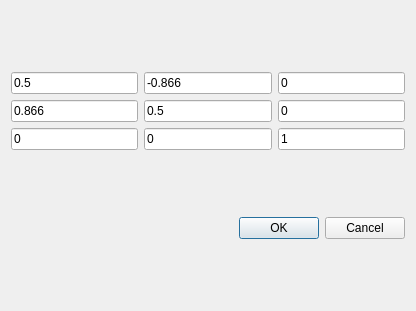
<?xml version="1.0" encoding="UTF-8"?>
<ui version="4.0">
 <class>RotateDlg</class>
 <widget class="QDialog" name="RotateDlg">
  <property name="geometry">
   <rect>
    <x>0</x>
    <y>0</y>
    <width>416</width>
    <height>311</height>
   </rect>
  </property>
  <property name="windowTitle">
   <string>Dialog</string>
  </property>
  <layout class="QVBoxLayout" name="verticalLayout">
   <item>
    <layout class="QGridLayout" name="gridLayout">
     <item row="0" column="0">
      <widget class="QLineEdit" name="lineEdit">
       <property name="text">
        <string>0.5</string>
       </property>
       <property name="readOnly">
        <bool>false</bool>
       </property>
      </widget>
     </item>
     <item row="1" column="0">
      <widget class="QLineEdit" name="lineEdit_4">
       <property name="text">
        <string>0.866</string>
       </property>
      </widget>
     </item>
     <item row="0" column="1">
      <widget class="QLineEdit" name="lineEdit_2">
       <property name="text">
        <string>-0.866</string>
       </property>
      </widget>
     </item>
     <item row="1" column="1">
      <widget class="QLineEdit" name="lineEdit_5">
       <property name="text">
        <string>0.5</string>
       </property>
       <property name="readOnly">
        <bool>false</bool>
       </property>
      </widget>
     </item>
     <item row="0" column="2">
      <widget class="QLineEdit" name="lineEdit_3">
       <property name="enabled">
        <bool>true</bool>
       </property>
       <property name="acceptDrops">
        <bool>true</bool>
       </property>
       <property name="text">
        <string>0</string>
       </property>
       <property name="readOnly">
        <bool>true</bool>
       </property>
      </widget>
     </item>
     <item row="2" column="0">
      <widget class="QLineEdit" name="lineEdit_7">
       <property name="text">
        <string>0</string>
       </property>
       <property name="readOnly">
        <bool>true</bool>
       </property>
      </widget>
     </item>
     <item row="2" column="1">
      <widget class="QLineEdit" name="lineEdit_8">
       <property name="text">
        <string>0</string>
       </property>
       <property name="readOnly">
        <bool>true</bool>
       </property>
      </widget>
     </item>
     <item row="1" column="2">
      <widget class="QLineEdit" name="lineEdit_6">
       <property name="text">
        <string>0</string>
       </property>
       <property name="readOnly">
        <bool>true</bool>
       </property>
      </widget>
     </item>
     <item row="2" column="2">
      <widget class="QLineEdit" name="lineEdit_9">
       <property name="text">
        <string>1</string>
       </property>
       <property name="readOnly">
        <bool>true</bool>
       </property>
      </widget>
     </item>
    </layout>
   </item>
   <item>
    <widget class="QDialogButtonBox" name="buttonBox">
     <property name="orientation">
      <enum>Qt::Horizontal</enum>
     </property>
     <property name="standardButtons">
      <set>QDialogButtonBox::Cancel|QDialogButtonBox::Ok</set>
     </property>
    </widget>
   </item>
  </layout>
 </widget>
 <resources/>
 <connections>
  <connection>
   <sender>buttonBox</sender>
   <signal>accepted()</signal>
   <receiver>RotateDlg</receiver>
   <slot>accept()</slot>
   <hints>
    <hint type="sourcelabel">
     <x>248</x>
     <y>254</y>
    </hint>
    <hint type="destinationlabel">
     <x>157</x>
     <y>274</y>
    </hint>
   </hints>
  </connection>
  <connection>
   <sender>buttonBox</sender>
   <signal>rejected()</signal>
   <receiver>RotateDlg</receiver>
   <slot>reject()</slot>
   <hints>
    <hint type="sourcelabel">
     <x>316</x>
     <y>260</y>
    </hint>
    <hint type="destinationlabel">
     <x>286</x>
     <y>274</y>
    </hint>
   </hints>
  </connection>
 </connections>
</ui>
